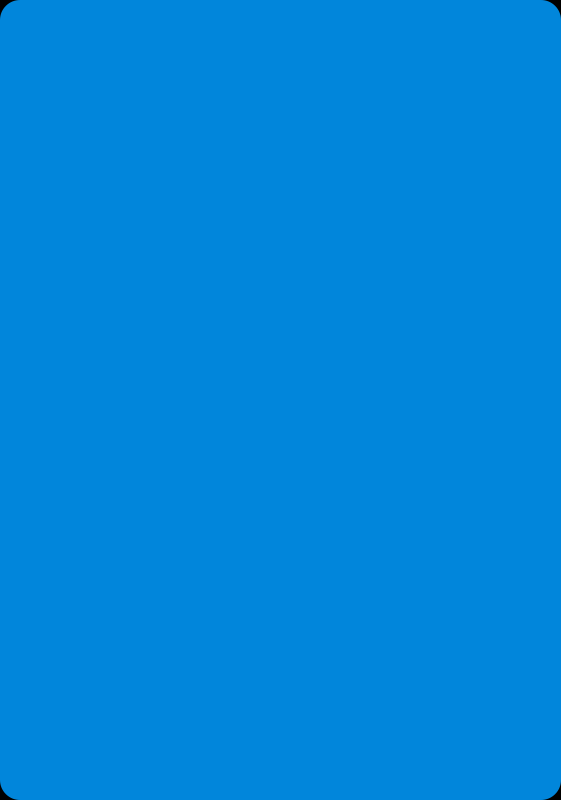

Below is a game level as drawn by its tile map, then a one-line description and the .tmx that defines it (tile-layer data replaced by summaries):
An orthogonal 11x16 tile map with 51x50 px tiles, 1 tile layer (块层 1), 2 tilesets.

<map version="1.0" orientation="orthogonal" renderorder="right-down" width="11" height="16" tilewidth="51" tileheight="50">
 <tileset firstgid="1" name="label" tilewidth="51" tileheight="50">
  <image source="label.png" width="255" height="50" />
 </tileset>
 <tileset firstgid="6" name="label" tilewidth="51" tileheight="50">
  <image source="label.png" width="255" height="50" />
 </tileset>
 <layer name="块层 1" width="11" height="16">
  <data>[176 cells, 176 non-empty, 5 distinct tile ids]</data>
 </layer>
</map>
